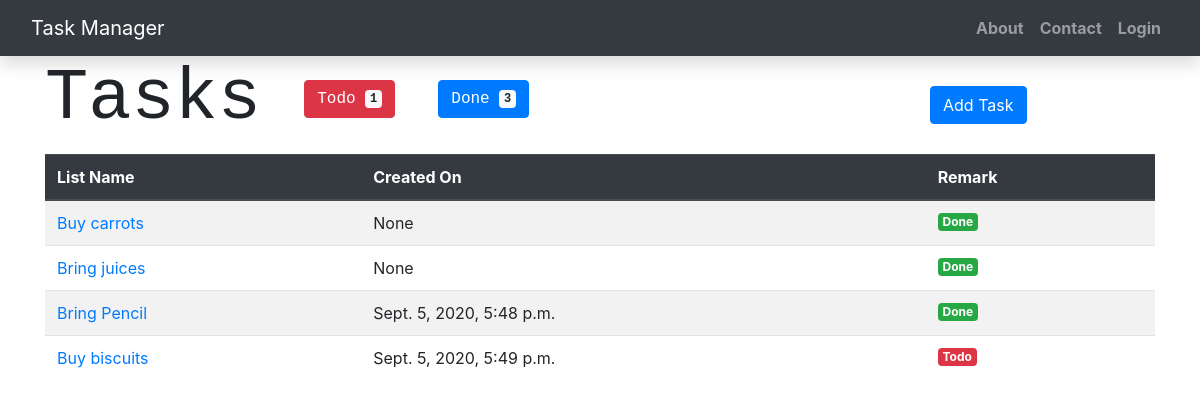
Before: /task/ with the older database file.
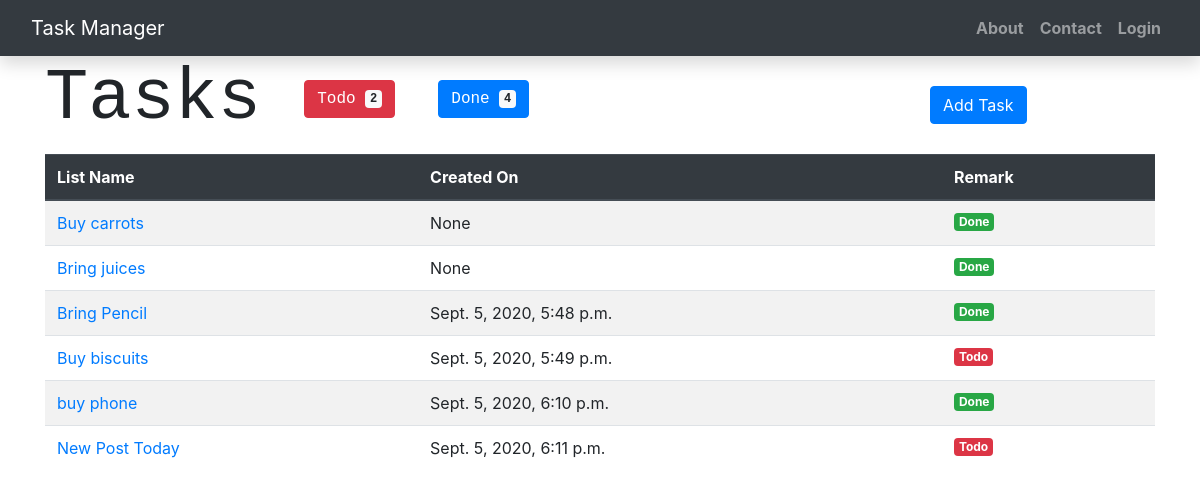
After: the same page with the newer database file.
### todo/models.py (models this page shows, shortened)
class Task(models.Model):
    title = models.CharField(max_length=128)
    slug = models.SlugField(default="")
    task_list = models.ForeignKey(TaskList, on_delete=models.CASCADE, null=True)
    created_date = models.DateTimeField(default=timezone.now, blank=True, null=True)
    completed = models.BooleanField(default=False)
    completed_date = models.DateField(blank=True, null=True)
    created_by = models.ForeignKey(
        User,
        blank=True,
        related_name="todo_created_by",
        on_delete=models.CASCADE,
    )

### todo/views.py (the view)
# urls.py: path('task/', views.tasks, name='tasks'),
def tasks(request):
    return render(request, 'tasks.html', {
        "tasks" : Task.objects.all(),
        "tasks_todo" : Task.objects.filter(completed="False").count(),
        "tasks_done" : Task.objects.filter(completed="True").count()
    })

### todo/templates/tasks.html
{% extends 'base.html'%}
{% block content %}
    <div class="row">
        <div class="col-9">
            <h3 class="display-3 text-monospace"> Tasks
                <button type="button" class="btn btn-danger">
                    Todo <span class="badge badge-light">{{tasks_todo}}</span>
                </button>
                <button class="btn btn-primary">
                    Done <span class="badge badge-light">{{tasks_done}}</span>
                </button>
            </h3>
        </div>
        <div class="col-3">
            <div style="margin:30px;">
                <a href="{% url 'tasks_add' %}">
                    <button type="button" class="btn btn-primary">Add Task</button>
                </a>
            </div>
        </div>
    </div>
    <table class="table table-striped">
        <thead class="thead-dark">
            <tr>
            <th scope="col">List Name </th>
            <th scope="col">Created On </th>
            <th scope="col">Remark </th>
          </tr>
        </thead>
        <tbody>
            {% for task in tasks %}
        <tr>
            <td><a href="{% url 'task_detail' task.slug  %}"> {{ task.title }} </a> </td>
            <td>{{ task.created_date}}</td>
            <td> {% if task.completed  %}
                    <span class="badge badge-success">Done</span>
                {% else %}
                    <span class="badge badge-danger">Todo</span>
                {% endif %}
            </td>
        </tr>
          {% endfor %}
        </tbody>
      </table>
{% endblock content %}

### todo/templates/base.html (shortened to what this page needs)
<html>
    <head>
        <link rel="stylesheet" href="https://stackpath.bootstrapcdn.com/bootstrap/4.5.2/css/bootstrap.min.css">
    </head>
    <body>
        <nav class="navbar navbar-expand-lg navbar-dark bg-dark shadow" id="mainNav">
            <div class="container-fluid">
                <a class="navbar-brand" href="{% url 'home' %}">Task Manager</a>
                <div class="collapse navbar-collapse" id="navbarResponsive">
                    <ul class="navbar-nav ml-auto">
                        <li class="nav-item text-black">
                            <a class="nav-link text-black font-weight-bold" href="#">About</a>
                        </li>
                        <li class="nav-item text-black">
                            <a class="nav-link text-black font-weight-bold" href="#">Contact</a>
                        </li>
                        {% if user.is_authenticated %}
                        <li class="nav-item text-black">
                            <a class="nav-link text-black font-weight-bold" href="#">Hi, {{ user.username }}!</a>
                        </li>
                        <li class="nav-item text-black">
                            <a class="nav-link text-black font-weight-bold" href="{% url 'logout' %}">Logout</a>
                        </li>
                        {% else %}
                        <li class="nav-item text-black">
                            <a class="nav-link text-black font-weight-bold" href="{% url 'login' %}">Login</a>
                        </li>
                        {% endif %}
                    </ul>
                </div>
            </div>
        </nav>
        <div class="container">
            {% block content %}
            {% endblock content %}
        </div>
    </body>
</html>

Changed rows visible on the page:
added Task: title "buy phone", created_date "Sept. 5, 2020, 6:10 p.m.", completed "Done"
added Task: title "New Post Today", created_date "Sept. 5, 2020, 6:11 p.m.", completed "Todo"
Other visible differences:
{{ tasks_todo }}: "1" → "2"
{{ tasks_done }}: "3" → "4"
